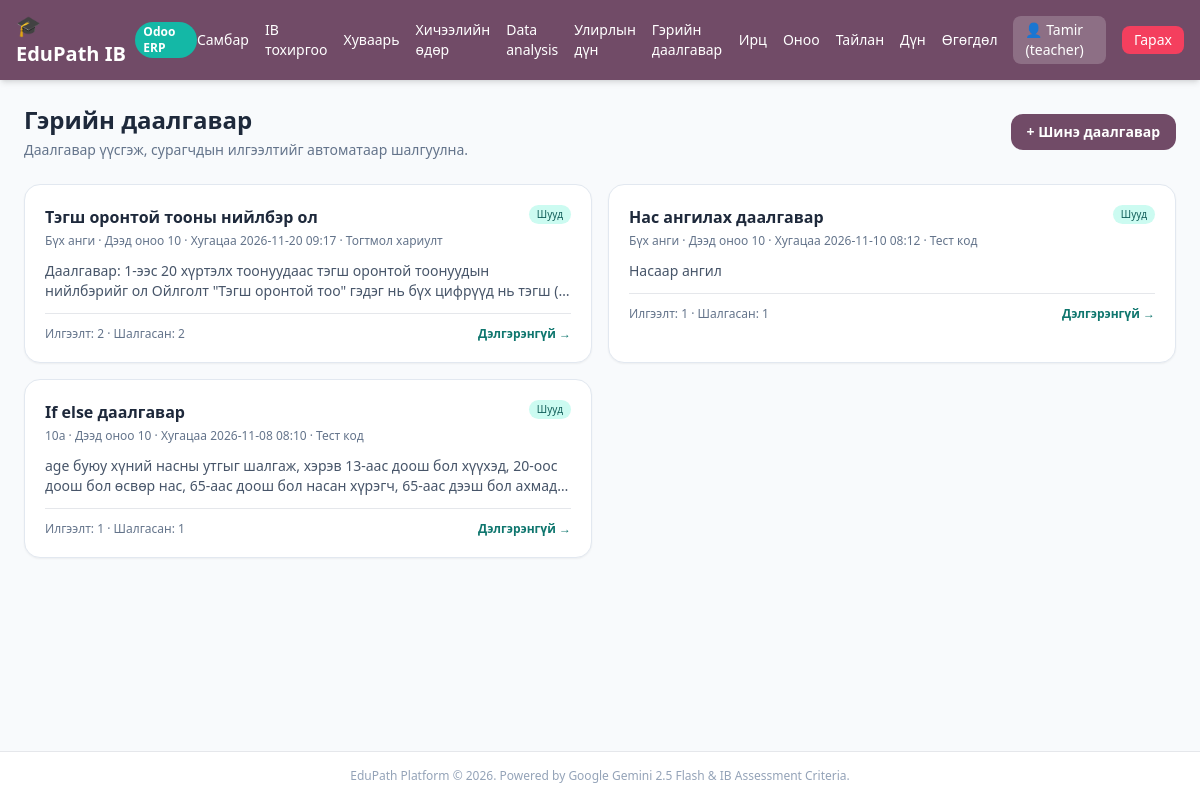
Screenshot of /teacher/homework (signed in) with the database file from the repository.
### tables this page shows
CREATE TABLE users (
        id INTEGER PRIMARY KEY AUTOINCREMENT,
        username TEXT UNIQUE,
        password TEXT,
        role TEXT,
        gemini_api_key TEXT
    , deepseek_api_key TEXT, grade TEXT, name TEXT, surname TEXT, student_code TEXT, email TEXT, gender TEXT, phone TEXT, instagram TEXT, photo_path TEXT);

CREATE TABLE homework (
        id INTEGER PRIMARY KEY AUTOINCREMENT,
        title TEXT NOT NULL,
        description TEXT,
        starter_code TEXT,
        max_score INTEGER DEFAULT 10,
        due_date TEXT,
        grade TEXT,
        check_mode TEXT DEFAULT 'recursive',
        created_by INTEGER,
        created_at INTEGER,
        is_active INTEGER DEFAULT 1
    , check_type TEXT DEFAULT 'tests', fixed_answer TEXT);

### app.py (the view)
@app.get("/teacher/homework", response_class=HTMLResponse)
def teacher_homework_page(
    request: Request,
    user: dict = Depends(get_current_user),
    db: sqlite3.Connection = Depends(get_db),
):
    if not user or user["role"] != "teacher":
        return RedirectResponse("/login")
    c = db.cursor()
    c.execute(
        """
        SELECT h.*,
               (SELECT COUNT(*) FROM homework_submissions hs WHERE hs.homework_id = h.id) AS submission_count,
               (SELECT COUNT(*) FROM homework_submissions hs WHERE hs.homework_id = h.id AND hs.status = 'done') AS graded_count
        FROM homework h
        WHERE h.created_by = ?
        ORDER BY h.id DESC
        """,
        (user["id"],),
    )
    homeworks = [dict(row) for row in c.fetchall()]
    return templates.TemplateResponse(
        request=request,
        name="teacher_homework.html",
        context={"user": user, "homeworks": homeworks},
    )

### templates/teacher_homework.html (shortened to what this page needs)
{% extends "base.html" %}
{% block content %}
<div class="space-y-6">
  <div class="flex flex-wrap justify-between items-center gap-3">
    <div>
      <h1 class="text-2xl font-black text-slate-800">Гэрийн даалгавар</h1>
      <p class="text-sm text-slate-500 mt-1">Даалгавар үүсгэж, сурагчдын илгээлтийг автоматаар шалгуулна.</p>
    </div>
    <a href="/teacher/homework/new" class="px-4 py-2 bg-[#714B67] text-white text-sm font-semibold rounded-xl hover:bg-[#5c3c54]">+ Шинэ даалгавар</a>
  </div>
  <div class="grid grid-cols-1 md:grid-cols-2 gap-4">
    {% for h in homeworks %}
      <div class="bg-white p-5 rounded-2xl shadow-sm border border-slate-200 space-y-3">
        <div class="flex justify-between items-start gap-3">
          <div>
            <h3 class="font-bold text-slate-800">{{ h.title }}</h3>
            <p class="text-xs text-slate-500 mt-1">
              {{ h.grade if h.grade else 'Бүх анги' }} · Дээд оноо {{ h.max_score }}
              {% if h.due_date %} · Хугацаа {{ h.due_date.replace('T', ' ') }}{% endif %}
              · {% if h.check_type == 'fixed' %}Тогтмол хариулт{% else %}Тест код{% endif %}
            </p>
          </div>
          <span class="shrink-0 text-[10px] px-2 py-0.5 rounded-full {% if h.check_mode == 'queue' %}bg-amber-100 text-amber-800{% else %}bg-teal-100 text-teal-800{% endif %}">
            {% if h.check_mode == 'queue' %}Дараалал{% else %}Шууд{% endif %}
          </span>
        </div>
        <p class="text-sm text-slate-600 line-clamp-2">{{ h.description or 'Тайлбар оруулаагүй.' }}</p>
        <div class="flex items-center justify-between text-xs text-slate-500 border-t pt-3">
          <span>Илгээлт: {{ h.submission_count }} · Шалгасан: {{ h.graded_count }}</span>
          <a href="/teacher/homework/{{ h.id }}" class="font-semibold text-teal-700 hover:underline">Дэлгэрэнгүй →</a>
        </div>
      </div>
    {% else %}
      <div class="md:col-span-2 bg-white p-8 rounded-2xl border text-center text-sm text-slate-400">
        Одоогоор гэрийн даалгавар үүсгээгүй байна.
      </div>
    {% endfor %}
  </div>
</div>
{% endblock %}

### templates/base.html (shortened to what this page needs)
<!DOCTYPE html>
<html lang="mn">
<head>
  <script src="https://cdn.tailwindcss.com"></script>
</head>
<body class="bg-slate-50 text-slate-800 min-h-screen flex flex-col">
  <nav class="bg-[#714B67] text-white shadow-md">
    <div class="max-w-7xl mx-auto px-4 py-3 flex justify-between items-center">
      <a href="/" class="flex items-center space-x-2 font-bold text-xl">
        <span>🎓 EduPath IB</span>
        <span class="text-xs bg-teal-500 text-white px-2 py-0.5 rounded-full">Odoo ERP</span>
      </a>
      <div class="flex items-center space-x-4 text-sm">
        {% if user %}
          {% if user.role == 'teacher' %}
            <a href="/teacher" class="hover:underline">Самбар</a>
            <a href="/teacher/setup" class="hover:underline">IB тохиргоо</a>
            <a href="/teacher/timetable" class="hover:underline">Хуваарь</a>
            <a href="/teacher/sessions" class="hover:underline">Хичээлийн өдөр</a>
            <a href="/teacher/data-analysis" class="hover:underline">Data analysis</a>
            <a href="/teacher/term-grades" class="hover:underline">Улирлын дүн</a>
            <a href="/teacher/homework" class="hover:underline">Гэрийн даалгавар</a>
            <a href="/teacher/attendance" class="hover:underline">Ирц</a>
            <a href="/teacher/scoring" class="hover:underline">Оноо</a>
            <a href="/teacher/reports" class="hover:underline">Тайлан</a>
            <a href="/scores" class="hover:underline">Дүн</a>
            <a href="/teacher/data-transfer" class="hover:underline">Өгөгдөл</a>
          {% else %}
            <a href="/student" class="hover:underline">Самбар</a>
            <a href="/student/data-analysis" class="hover:underline">Data analysis</a>
            <a href="/student/term-grades" class="hover:underline">Улирлын дүн</a>
            <a href="/student/report" class="hover:underline">Миний тайлан</a>
          {% endif %}
          <span class="bg-white/20 px-3 py-1 rounded-lg">👤 {{ user.name or user.username }} ({{ user.role }})</span>
          <a href="/logout" class="bg-rose-500 hover:bg-rose-600 px-3 py-1 rounded-lg transition">Гарах</a>
        {% endif %}
      </div>
    </div>
  </nav>
  <main class="flex-1 max-w-7xl w-full mx-auto p-6">
    {% block content %}{% endblock %}
  </main>
  <footer class="text-center py-4 text-xs text-slate-400 border-t bg-white">
    EduPath Platform &copy; 2026. Powered by Google Gemini 2.5 Flash & IB Assessment Criteria.
  </footer>
</body>
</html>

### rows the page displays
users: username "Tamir", role "teacher"
homework: title "Тэгш оронтой тооны нийлбэр ол", grade "Бүх анги", max_score "10", due_date.replace "2026-11-20 09:17", check_type "Тогтмол хариулт", check_mode "Шууд", description "Даалгавар: 1-ээс 20 хүртэлх тоонуудаас тэгш оронтой тоонуудын нийлбэрийг ол Ойлголт \"Тэгш оронтой тоо\" гэдэг нь бүх цифрүүд нь тэгш…", submission_count "2", graded_count "2"
homework: title "Нас ангилах даалгавар", grade "Бүх анги", max_score "10", due_date.replace "2026-11-10 08:12", check_type "Тест код", check_mode "Шууд", description "Насаар ангил", submission_count "1", graded_count "1"
homework: title "If else даалгавар", grade "10a", max_score "10", due_date.replace "2026-11-08 08:10", check_type "Тест код", check_mode "Шууд", description "age буюу хүний насны утгыг шалгаж, хэрэв 13-аас доош бол хүүхэд, 20-оос доош бол өсвөр нас, 65-аас доош бол насан хүрэгч, 65-аас дээш бол…", submission_count "1", graded_count "1"
